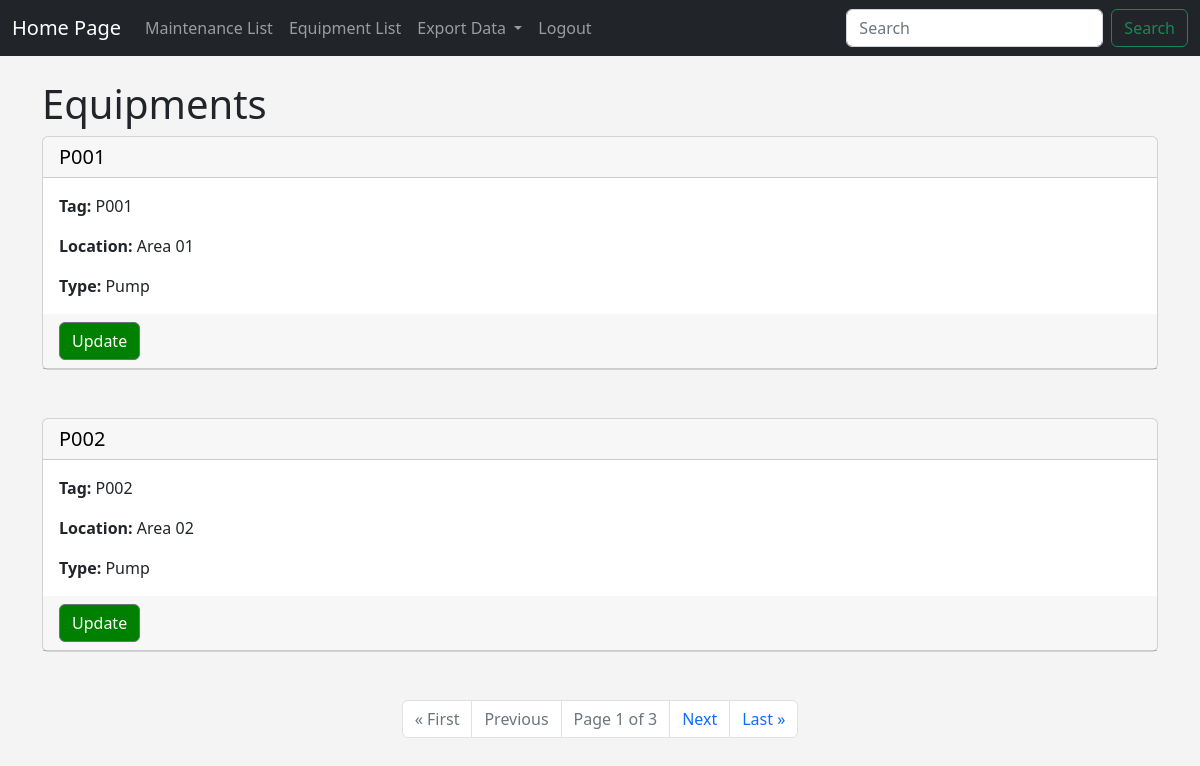
Screenshot of /list_equipments (signed in) with the database file from the repository.
### App_System/models.py (models this page shows)
class Equipment(models.Model):
    tag = models.CharField('Equipment Tag', max_length=120)
    address = models.CharField(max_length=300)
    type = models.CharField('Type', max_length=60)
    def __str__(self):
        return self.tag

### App_System/views.py (the view)
# urls.py: path('list_equipments', views.all_equipments, name="list_equipments"),
def all_equipments(request):
    equipment_list = Equipment.objects.all()
    p = Paginator(Equipment.objects.all(), 2)
    page = request.GET.get('page')
    equipments = p.get_page(page)
    return render(request, 'maintenances/equipment_list.html', {
        "equipment_list": equipment_list,
        "equipments": equipments
    })

### App_System/templates/maintenances/equipment_list.html
{% extends 'maintenances/base.html' %}
{% block content %}
{% if user.is_authenticated %}
<h1> Equipments </h1>
{% for equipment in equipments %}
<div class="card">
    <h5 class="card-header"> <a href="{% url 'show_equipment' equipment.id %}" style="text-decoration: none; color:black">{{equipment}} </a></h5>
    <div class="card-body">
        <p class="card-text" > <strong>Tag:</strong>      {{ equipment.tag }} </p>
        <p class="card-text"> <strong>Location:</strong> {{ equipment.address }} </p>
        <p class="card-text"> <strong>Type:</strong>     {{ equipment.type }} </p>
    </div>
    <div class="card-header">
      <button class="btn btn-secondary" style="background-color: green;"> <a href="{% url 'update_equipment' equipment.id %}" style="text-decoration: none; color:white;" > Update </a></button>
    </div>
  </div>
  <br/>
  <br/>
{% endfor %}
<nav aria-label="Page navigation example">
  <ul class="pagination justify-content-center">
 {% if equipments.has_previous %}
 <li class="page-item"><a class="page-link" href="?page=1"> &laquo First </a></li>
 <li class="page-item"><a class="page-link" href="?page={{ equipments.previous_page_number }}"> Previous </a></li>
 {% else %}
 <li class="page-item disabled"><a class="page-link" > &laquo First </a></li>
 <li class="page-item disabled"><a class="page-link" > Previous </a></li>
 {% endif %}
 <li class="page-item disabled"><a class="page-link" href="#"> Page {{ equipments.number }} of {{ equipments.paginator.num_pages }} </a></li>
 {% if equipments.has_next %}
 <li class="page-item"><a class="page-link" href="?page={{ equipments.next_page_number }}"> Next </a></li>
 <li class="page-item"><a class="page-link" href="?page= {{ equipments.paginator.num_pages }}"> Last &raquo</a></li>
 {% else %}
 <li class="page-item disabled"><a class="page-link" href=""> Next </a></li>
 <li class="page-item disabled"><a class="page-link" href=""> Last &raquo</a></li>
{% endif %}
</ul>
</nav>
{% else %}
<h1> Sorry! You must be logged in to view this page... </h1>
{% endif %}
{% endblock %}

### App_System/templates/maintenances/base.html (style rules this page uses)
body { background: #f4f4f4; }

### rows the page displays
Equipment: tag "P001", address "Area 01", type "Pump"
Equipment: tag "P002", address "Area 02", type "Pump"

### other values shown
{{ equipments.number }} "1"
{{ equipments.paginator.num_pages }} "3"
